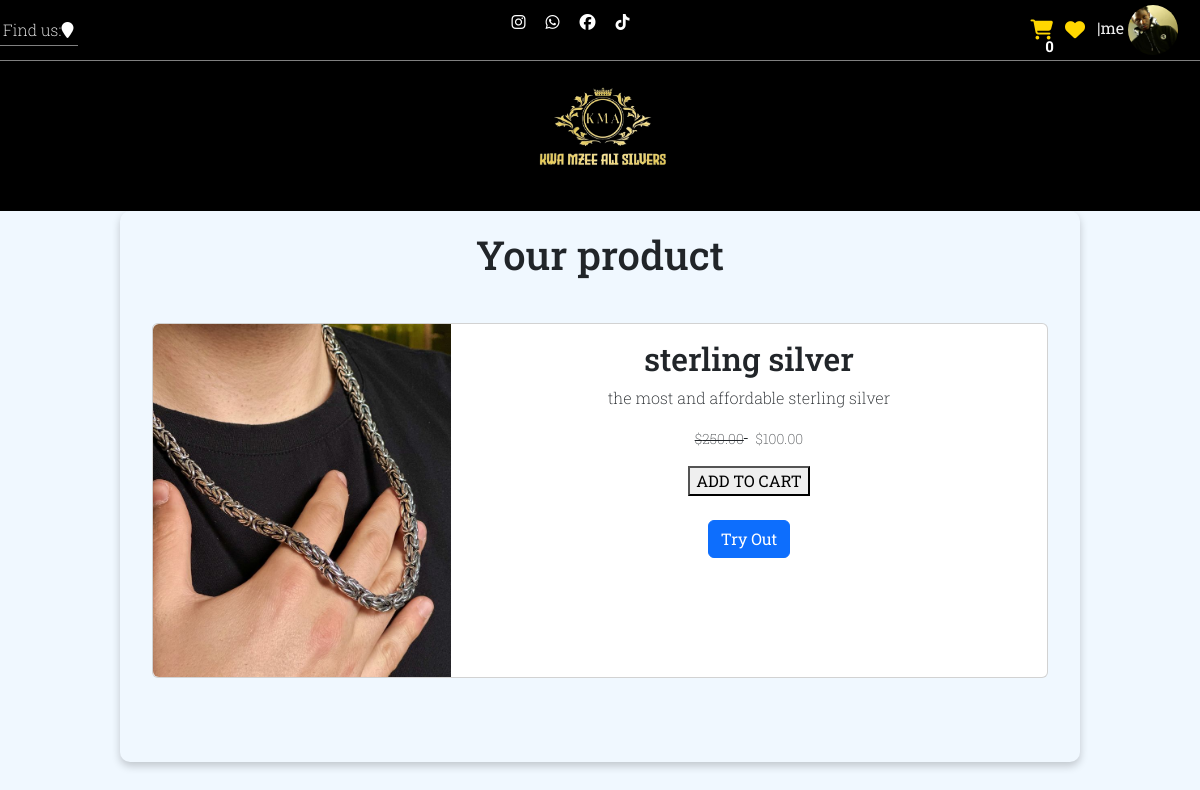
Screenshot of /products/1/ (signed in) with the database file from the repository.
### products/models.py (models this page shows, shortened)
class Product(models.Model):
    PRODUCT_TYPES = [
        ('chain', 'Chain'),
        ('bracelet', 'Bracelet'),
        ('earring', 'Earring'),
        ('grill', 'Grill'),
        ('pendant', 'Pendant'),
        ('ring', 'Ring'),
    ]
    name = models.CharField (max_length=50)
    price = models.DecimalField(default='0', max_digits=10, decimal_places=2)
    image = models.ImageField (upload_to='products/')
    description = models.CharField(max_length=150, default='', blank=True, null=True)
    product_type = models.CharField(max_length=20, choices =PRODUCT_TYPES, default='chain')
    sale_price = models.DecimalField(default='0', max_digits=10, decimal_places=2)
    is_sale = models.BooleanField(default=False)

### products/views.py (the view)
# urls.py: path('<int:product_id>/', views.product, name='product_detail'),
def product(request, product_id):
    product = get_object_or_404(Product, id=product_id)
    return render(request, 'products.html', {'product': product})

### cart/cart.py (called while the page is built)
    def __len__(self):
        return len(self.cart)

### cart/context_processors.py (called while the page is built)
def cart(request):
    return {'cart': Cart(request)}

### products/templates/products.html (shortened to what this page needs)
{% include 'base.html' %} {% load static %} {% block content %}
<div class="cart-container">
  <h1>Your product</h1>
  <br />
  <div class="container">
    <div class="card mb-3">
      <div class="row g-0">
        <div class="col-md-4">
          <img
            src="{{ product.image.url }}"
            class="img-fluid rounded-start"
            alt="{{ product.name }}"
          />
        </div>
        <div class="col-md-8">
          <div class="card-body">
            <center>
              <h2 class="card-title">{{ product.name }}</h2>
              <p class="card-text">{{ product.description }}</p>
              {% if product.is_sale %}
              <p class="card-text">
                <strike>
                  <small class="text-body-secondary"
                    >${{ product.price }}</small
                  >
                </strike>
                <small class="text-body-secondary"
                  >${{ product.sale_price }}</small
                >
              </p>
              {% else %}
              <p class="card-text">
                <small class="text-body-secondary">${{ product.price }}</small>
              </p>
              {% endif %}
              <form
                action="{% url 'add_to_cart' %}"
                method="POST"
                style="margin-top: 15px"
              >
                <button
                  class="addCart"
                  value="{{ product.id }}"
                  data-product-id="{{ product.id }}"
                  type="button"
                >
                  ADD TO CART
                </button>
              </form>
            <br>
            <a href="{% url 'tryout' product.id %}" class="btn btn-primary">Try Out</a>
            </center>
          </div>
        </div>
      </div>
    </div>
  </div>
  <br /><br />
</div>
{% endblock %}

### dashboard/templates/base.html (shortened to what this page needs)
{% load static %}
<!DOCTYPE html>
<html lang="en">
  <head>
    <link href="https://cdn.jsdelivr.net/npm/bootstrap@5.3.0/dist/css/bootstrap.min.css" rel="stylesheet" />
    <link
      href="{% static 'fontawesomefree/css/fontawesome.css' %}"
      rel="stylesheet"
      type="text/css"
    />
    <link
      href="{% static 'fontawesomefree/css/brands.css' %}"
      rel="stylesheet"
      type="text/css"
    />
    <link
      href="{% static 'fontawesomefree/css/solid.css' %}"
      rel="stylesheet"
      type="text/css"
    />
    <link rel="stylesheet" href="https://cdn.jsdelivr.net/npm/bootstrap-icons@1.11.3/font/bootstrap-icons.min.css">
    <link
      rel="stylesheet"
      type="text/css"
      href="{% static 'dashboard/css/style.css' %}"
    />
  </head>
  <body>
    <header class="nav-header">
      <div class="header-top">
        <div class="locator">
          <a href=""
            >Find us:<i
              class="fa-solid fa-location-pin"
              style="color: #ffffff"
            ></i
          ></a>
        </div>
        <div class="social-links">
          <ul>
            <li>
              <a href="#"><i class="fa-brands fa-instagram"></i></a>
            </li>
            <li>
              <a href="#"><i class="fa-brands fa-whatsapp"></i></a>
            </li>
            <li>
              <a href="#"><i class="fa-brands fa-facebook"></i></a>
            </li>
            <li>
              <a href="#"><i class="fa-brands fa-tiktok"></i></a>
            </li>
          </ul>
        </div>
        <div class="dropdown-account" style="float: right">
          <div class="wishlist-cart-btn">
            <a class="wishlist-btn" href="{% url 'wishlist' %}"
              ><i
                class="fa-solid fa-heart"
                style="color: #ffd700; float: right"
              ></i
            ></a>
            <a class="cart-btn" id="cartbutton" href="{% url 'cart' %}"
              ><i
                class="fa-solid fa-cart-shopping"
                style="color: #ffd700; float: right; padding-right: 12px"
              ></i>
              <span id="cartcount" class="badge">{{ cart|length }}</span>
            </a>
          </div>
          {% if user.is_authenticated %}
          <div class="user-info">
            <span class="username">|{{ user.username }}</span>
            <img
              src="{% static 'dashboard/img/blob.jpeg' %}"
              alt=""
              class="profile-pic"
            />
          </div>
          {% else %}
          <a href="/accounts/login" class="login-btn">| Login</a>
          {% endif %}
        </div>
      </div>
      <div class="header-logo">
        <a href="{% url 'home' %}">
          <img
            class="logo"
            src="{% static 'dashboard/img/KMA_logo.png' %}"
            alt=""
        /></a>
      </div>
    </header>
  </body>
</html>

### dashboard/static/dashboard/css/style.css (style rules this page uses)
body { font-family: "Roboto Slab", serif; font-weight: 200; font-style: normal; background: aliceblue; }
.header-top { display: flex; align-items: center; justify-content: space-between; border-bottom: 1px ridge gray; }
.locator a { color: white; text-decoration: none; border-bottom: 1px solid gray; padding: 5px; padding-left: 3px; }
.nav-header { background: black; text-align: center; }
.social-links ul { display: inline-flex; list-style: none; }
.social-links ul li { margin: 5px; padding: 5px; }
.social-links ul li a { color: white; }
.profile-pic { width: 50px; height: 50px; border-radius: 50%; object-fit: cover; margin-right: 10px; }
.user-info .username { font-weight: 400; color: #eee; }
.user-info { color: #ffd700; border: none; outline: none; background-color: inherit; padding-right: 12px; position: relative; display: inline-block; }
.dropdown-account a { color: #ccc; text-decoration: none; font-weight: 500; padding-right: auto; }
.logo { height: 150px; }
.fa-cart-shopping { font-size: 20px; }
.fa-heart { font-size: 20px; }
.cart-btn { position: relative; }
.cart-btn span { font-size: 15px; display: flex; width: 20px; height: 20px; background-color: inherit; justify-content: center; align-items: center; color: #fff; border-radius: 50%; position: absolute; top: 100%; right: -29px; transform: translateY(16px); }
.wishlist-cart-btn { display: inline-block; margin-right: 8px; vertical-align: middle; }
.cart-container { width: 80%; margin: auto; background: aliceblue; padding: 20px; border-radius: 10px; box-shadow: 0 4px 8px rgba(0, 0, 0, 0.2); }
.cart-container h1 { text-align: center; margin-bottom: 20px; }

### rows the page displays
Product: image (picture), name "sterling silver", description "the most and affordable sterling silver", price "250.00", sale_price "100.00"

### other values shown
{{ cart|length }} "0"
{{ user.username }} "me"
